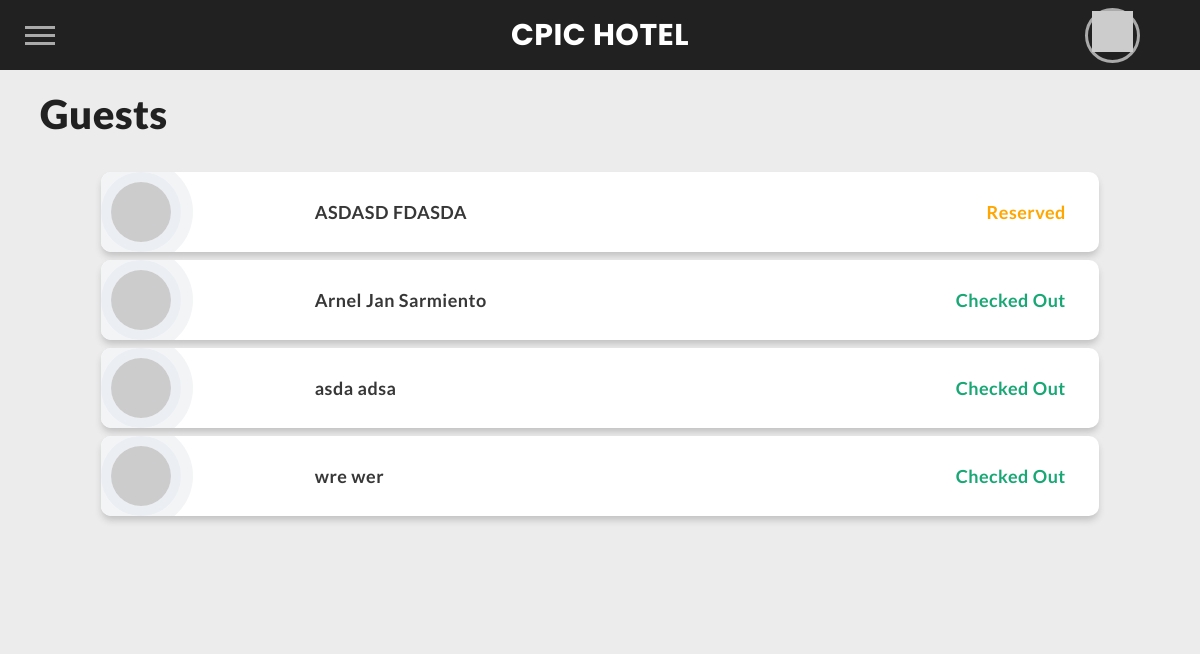
The page /customers (signed in) on the database its author committed.
### hotelSystem/models.py (models this page shows, shortened)
class Customer(models.Model):
    customer_id = models.BigAutoField(primary_key=True)
    first_name = models.CharField(max_length=50)
    middle_name = models.CharField(max_length=50, null=False, blank=True)
    last_name = models.CharField(max_length=50)
    contact_no = models.CharField(max_length=15)
    address = models.CharField(max_length=100)
    email_address = models.EmailField(null=True, blank=True)
    SEX_CHOICES = (
        ('M', 'Male',),
        ('F', 'Female',),
        ('O', 'Others',),
    )
    sex = models.CharField(
        max_length=20,
        choices=SEX_CHOICES,
        default=SEX_CHOICES[0][1]
    )
    STATUS_CHOICES = (
        ('NR', 'Not Reserved'),
        ('R', 'Reserved'),
        ('CI', 'Checked In'),
        ('CO', 'Checked Out')
    )
    status = models.CharField(
        max_length=20,
        choices=STATUS_CHOICES,
        default=STATUS_CHOICES[0][1]
    )
    user = models.ForeignKey(User, on_delete=models.CASCADE, null=True)
    class Meta:
        ordering = ['first_name', 'middle_name', 'last_name']

class User(AbstractUser):
    isAdmin = models.BooleanField(default=False)
    SEX_CHOICES = (
        ('M', 'Male',),
        ('F', 'Female',),
        ('O', 'Others',),
    )
    sex = models.CharField(
        max_length=20,
        choices=SEX_CHOICES,
        default=SEX_CHOICES[0][1]
    )

### hotelSystem/views.py (the view)
# urls.py: path("customers", views.customers, name="customers"),
@login_required(login_url='login')
def customers(request):
    page_title = "Guests"  # For page title as well as heading
    reservations = Customer.objects.filter(status = 'Reserved')
    no_reservations = Customer.objects.filter(status = 'Not Reserved')
    checked_in = Customer.objects.filter(status = 'Checked In')
    checked_out = Customer.objects.filter(status = 'Checked Out')
    if reservations.count() == 0 and no_reservations.count() == 0 and checked_in.count() == 0 and checked_out.count() == 0:
        data = {
            'title': 'No guests found.',
            'message': "There are no customers to display.",
        }
        return render(request, "hotelSystem/empty.html", data)
    data = {
        'title': page_title,
        'no_reservations': no_reservations,
        'reservations': reservations,
        'checked_in': checked_in,
        'checked_out': checked_out
    }
    return render(request, "hotelSystem/customers.html", data)

### hotelSystem/templates/hotelSystem/customers.html (shortened to what this page needs)
{% extends "hotelSystem/layout.html" %}
{% load static %}
{% block additional-static %}
    <link href="{% static 'hotelSystem/css/customers.css' %}" rel="stylesheet">
{% endblock %}
{% block body %}
    <h1>Guests</h1>
    <br>
    <main class="leaderboard__profiles">
        {% for c in reservations %}
            <a href="{% url 'customer_view' c.customer_id %}">
                <article class="leaderboard__profile">
                    {% if c.get_sex_display == 'Male'%}
                        <img src="https://avatars.dicebear.com/api/micah/{{c.user.first_name}}{{c.user.last_name}}.svg?hair[]=fonze&options[facialHairProbability]=0&options[earringsProbability]=0&options[baseColor]=apricot" alt="Not Found" onerror=this.src="{% static 'hotelSystem/img/staff.png' %}" class="leaderboard__picture">
                    {% else %}
                        <img src="https://avatars.dicebear.com/api/micah/{{c.user.first_name}}{{c.user.last_name}}.svg?options[hair]=full&options[hair]=pixie&options[facialHairProbability]=0&options[baseColor]=apricot" alt="Not Found" onerror=this.src="{% static 'hotelSystem/img/staff.png' %}" class="leaderboard__picture">
                    {% endif %}
                    <span class="leaderboard__name">{{c.user.first_name}} {{c.user.last_name}}</span>
                    <span id="reserved" class="leaderboard__value">Reserved</span>
                </article>
            </a>
        {% endfor %}
        {% for c in checked_out %}
            <a href="{% url 'customer_view' c.customer_id %}">
                <article class="leaderboard__profile">
                    {% if c.get_sex_display == 'Male'%}
                        <img src="https://avatars.dicebear.com/api/micah/{{c.user.first_name}}{{c.user.last_name}}.svg?hair[]=fonze&options[facialHairProbability]=0&options[earringsProbability]=0&options[baseColor]=apricot" alt="Not Found" onerror=this.src="{% static 'hotelSystem/img/staff.png' %}" class="leaderboard__picture">
                    {% else %}
                    <img src="https://avatars.dicebear.com/api/micah/{{c.user.first_name}}{{c.user.last_name}}.svg?options[hair]=full&options[hair]=pixie&options[facialHairProbability]=0&options[baseColor]=apricot" alt="Not Found" onerror=this.src="{% static 'hotelSystem/img/staff.png' %}" class="leaderboard__picture">
                    {% endif %}
                    <span class="leaderboard__name">{{c.user.first_name}} {{c.user.last_name}}</span>
                    <span id="checked_out" class="leaderboard__value">Checked Out</span>
                </article>
            </a>
        {% endfor %}
    </main>
{% endblock %}

### hotelSystem/static/hotelSystem/css/customers.css (style rules this page uses)
.leaderboard__profiles { background-color: transparent; border-radius: 0 0 12px 12px; padding: 15px 7% 20px; display: -ms-grid; display: grid; row-gap: 8px; }
.leaderboard__profile { display: -ms-grid; display: grid; -ms-grid-columns: 1fr 3fr 1fr; grid-template-columns: 1fr 2fr 2fr; -webkit-box-align: center; -ms-flex-align: center; align-items: center; padding: 10px 30px 10px 10px; overflow: hidden; border-radius: 10px; -webkit-box-shadow: 0 5px 7px -1px rgba(51, 51, 51, 0.23); box-shadow: 0 5px 7px -1px rgba(51, 51, 51, 0.23); cursor: pointer; -webkit-transition: -webkit-transform 0.25s cubic-bezier(0.7, 0.98, 0.86, 0.98), -webkit-box-shadow 0.25s cubic-bezier(0.7, 0.98, 0.86, 0.98); transition: -webkit-transform 0.25s cubic-bezier(0.7, 0.98, 0.86, 0.98), -webkit-box-shadow 0.25s cubic-bezier(0.7, 0.98, 0.86, 0.98); transition: transform 0.25s cubic-bezier(0.7, 0.98, 0.86, 0.98), box-shadow 0.25s cubic-bezier(0.7, 0.98, 0.86, 0.98); transition: transform 0.25s cubic-bezier(0.7, 0.98, 0.86, 0.98), box-shadow 0.25s cubic-bezier(0.7, 0.98, 0.86, 0.98), -webkit-transform 0.25s cubic-bezier(0.7, 0.98, 0.86, 0.98), -webkit-box-shadow 0.25s cubic-bezier(0.7, 0.98, 0.86, 0.98); background-color: #fff; }
.leaderboard__picture { max-width: 100%; width: 60px; border-radius: 50%; -webkit-box-shadow: 0 0 0 10px #ebeef3, 0 0 0 22px #f3f4f6; box-shadow: 0 0 0 10px #ebeef3, 0 0 0 22px #f3f4f6; }
.leaderboard__name { color: rgb(33,33,33, 0.9); font-weight: 600; font-size: clamp(12px, 4vw , 18px); margin-left: 12px; }
.leaderboard__value { color: rgb(33,33,33, 0.9); font-weight: 600; font-size: clamp(12px, 4vw , 18px); text-align: right; }
#reserved { color: rgb(255, 166, 0); }
#checked_out { color: rgb(25,167,118); }

### hotelSystem/static/hotelSystem/css/styles.css (style rules this page uses)
* { margin: 0px; padding: 0; box-sizing: border-box; }
html, body { font-family: var(--font-text); overflow-x: hidden; }
html { background: var(--lightgrey); background-color: var(--lightgrey); }
body { background-color: var(--lightgrey); scroll-behavior: smooth; }
main { background-color: var(--lightgrey); padding: 90px 20px; display: flex; flex-direction: column; height: 100%; }
main h1 { font-size: 2.5rem; font-weight: bolder; margin-left: 20px; }
* { box-sizing: border-box; margin: 0; padding: 0; }
html, body { height: 100%; }
a, a:visited, a:focus, a:active, a:link { text-decoration: none; outline: none !important; }
a { color: currentColor; transition: .2s ease-in-out; -webkit-tap-highlight-color: transparent; -webkit-touch-callout: none; -webkit-user-select: none; -khtml-user-select: none; -moz-user-select: none; -ms-user-select: none; user-select: none; }
h1, h2, h3, h4 { margin: 0; }
img { vertical-align: middle; height: auto; width: 100%; }

### hotelSystem/templates/hotelSystem/layout.html (style rules this page uses)
:root { --myDark: #212121; --light: #fdfdfd; --lightgrey:#ececec; --thirdcolor:#0A66C2; --font-header:'Poppins'; --font-text: 'Lato'; --dotcolor:50, 49, 51; --dot: radial-gradient(rgb(var(--dotcolor)) 67%, rgba(var(--dotcolor), 0) 68%); }

### rows shown on the page
Customer: user.first_name "ASDASD", user.last_name "FDASDA"
Customer: user.first_name "Arnel Jan", user.last_name "Sarmiento"
Customer: user.first_name "asda", user.last_name "adsa"
Customer: user.first_name "wre", user.last_name "wer"
